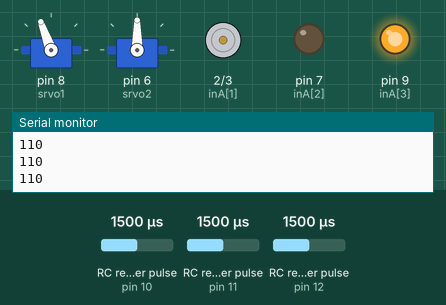
Bench run of a sketch on a simulated Arduino Uno, built with avr-gcc and run on an emulated ATmega328P. On the bench: 2 × servo, motor-driver pin pairs drawn as motors (green arrow = first pin HIGH = forward, orange = second pin HIGH = backward, longer = more drive), output pins drawn as LEDs (lit = HIGH), the last lines printed to the serial monitor. Wiring (inferred from the names in the program): 3 × RC receiver channel: data pin 10 / data pin 11 / data pin 12. Inputs (shaded band) come from the test bench; at power-on: RC receiver pulse (sensors on pin 11, pin 10, pin 12) 1500 µs.

Above: at 1.2 s.
1.3 s: RC receiver pulse (sensor on pin 11) set to 1413 µs
2.8 s: RC receiver pulse (sensor on pin 11) set to 1390 µs
At 5.3 s:
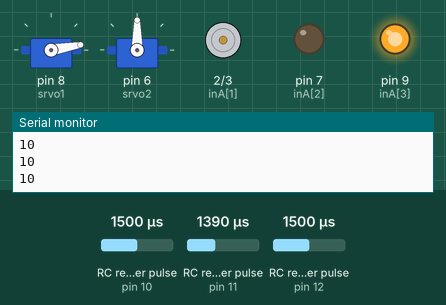
5.8 s: RC receiver pulse (sensor on pin 10) set to 1409 µs
7.3 s: RC receiver pulse (sensor on pin 10) set to 1385 µs
At 7.8 s:
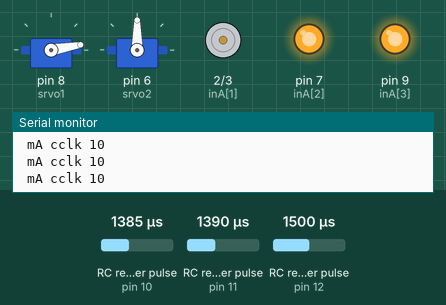
8.8 s: RC receiver pulse (sensor on pin 12) set to 1410 µs
10.3 s: RC receiver pulse (sensor on pin 12) set to 1389 µs
At 11.4 s:
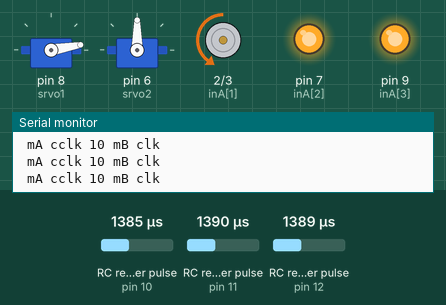
Timing chart, 0 to 12.8 s (numbered marks = the images above; inputs shaded):
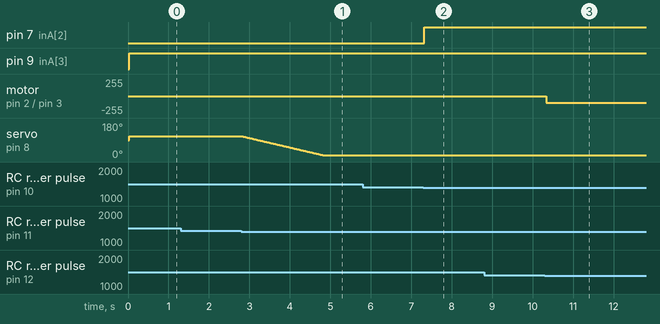

The sketch:

cameraControl1.ino
```cpp
#include <Servo.h>
Servo Srvo1;
Servo Srvo2;
int inA[] = {0,2,7,9};
int inB[] = {0,3,4,9};
int srvo1 = 8,srvo2 = 6;

int ch[] = {0,10,11,12,13};
int chVal[] = {0,0,0,0,0,0,0,0,0};
int maxVal = 2010, minVal = 980, tol = 100, bwTh = 1500-tol,fwTh = 1500+tol;
int spA = 180,spB = 200;
int anglA=110, anglB=90;

void setup() {
  // put your setup code here, to run once:
  for(int i=1; i<=3; i++){
    pinMode(inA[i],OUTPUT);
  }
  for(int i=1; i<=4; i++){
    pinMode(ch[i],INPUT);
  }
  Serial.begin(9600);
  Srvo1.attach(srvo1);
  Srvo2.attach(srvo2);

  //Srvo1.write(anglA);
}

void loop() {
  chVal[1] = 3000 - pulseIn(ch[1], HIGH);
  chVal[2] = pulseIn(ch[2], HIGH);
  chVal[3] = pulseIn(ch[3], HIGH);
  //chVal[4] = pulseIn(ch[4], HIGH);

  digitalWrite(inA[3], spA);
//  analogWrite(inB[3], spA);

  AcameraX(chVal[1]);
  AcameraY(chVal[2]);
  BcameraX(chVal[3]);
  //BcameraY(chVal[3]);
//  printChVal();
  Serial.println();
}
void AcameraX(int ch){
  if(minVal<ch && ch<bwTh){
    digitalWrite(inA[1],1);
    digitalWrite(inA[2],0);
    Serial.print(" mA clk ");
  }
  else if(fwTh<ch && ch<maxVal){
    digitalWrite(inA[1],0);
    digitalWrite(inA[2],1);
    Serial.print(" mA cclk ");
  }
  else{
    digitalWrite(inA[1],0);
    digitalWrite(inA[2],0);
//    Serial.print(" off ");
  }
}
void AcameraY(int ch){
  int del = 5;
  if(minVal<ch && ch<bwTh){
    if(anglA>10)anglA--;
    delay(del);
  }
  else if(fwTh<ch && ch<maxVal){
    if(anglA<170)anglA++;
    delay(del);
  }
  Srvo1.write(anglA);
  Serial.print(anglA);
}
void BcameraX(int ch){
  if(minVal<ch && ch<bwTh){
    analogWrite(inB[1],100);
    digitalWrite(inB[2],0);
    Serial.print(" mB clk ");
  }
  else if(fwTh<ch && ch<maxVal){
    digitalWrite(inB[1],0);
    digitalWrite(inB[2],1);
    Serial.print(" mB cclk ");
  }
  else{
    digitalWrite(inB[1],0);
    digitalWrite(inB[2],0);
//    Serial.print(" off ");
  }
}
void BcameraY(int ch){
  int del = 5;
  if(minVal<ch && ch<bwTh){
    if(anglB>85)anglB--;
    delay(del);
  }
  else if(fwTh<ch && ch<maxVal){
    if(anglB<170)anglB++;
    delay(del);
  }
  Srvo2.write(anglB);
  Serial.print(anglB);
}
void printChVal(){
  Serial.print(chVal[1]);
  Serial.print(" , ");
  Serial.print(chVal[2]);
  Serial.print(" , ");
  Serial.print(chVal[3]);
  Serial.print(" , ");
  Serial.print(chVal[4]);
  Serial.println(" , ");
}
```

Measured:
- the behaviour switches between 1399 and 1398 µs on RC receiver pulse (sensor on pin 11) (found by bisection; images 0 and 1)
- the behaviour switches between 1399 and 1398 µs on RC receiver pulse (sensor on pin 10) (found by bisection; images 1 and 2)
- the behaviour switches between 1399 and 1398 µs on RC receiver pulse (sensor on pin 12) (found by bisection; images 2 and 3)
- after the input at 2.8 s, servo on pin 8 (srvo1): moves from 110° to 10° over 2.0 s, starting at once
- after the input at 7.3 s, pin 7 (inA[2]): LOW → HIGH at once
- after the input at 10.3 s, motor on pin 2 (inA[1]) / pin 3 (inB[1]): stopped → backward 100/255 at once
